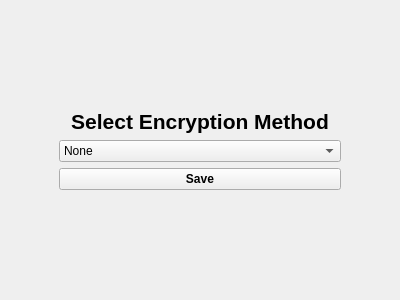
<?xml version="1.0" encoding="UTF-8"?>
<ui version="4.0">
 <class>EncryptionForm</class>
 <widget class="QCustomComponent" name="EncryptionForm">
  <property name="geometry">
   <rect>
    <x>0</x>
    <y>0</y>
    <width>400</width>
    <height>300</height>
   </rect>
  </property>
  <property name="windowTitle">
   <string>CustomComponent</string>
  </property>
  <layout class="QVBoxLayout" name="verticalLayout">
   <item alignment="Qt::AlignmentFlag::AlignHCenter|Qt::AlignmentFlag::AlignVCenter">
    <widget class="QWidget" name="widget" native="true">
     <property name="minimumSize">
      <size>
       <width>300</width>
       <height>0</height>
      </size>
     </property>
     <layout class="QVBoxLayout" name="verticalLayout_2">
      <item>
       <widget class="QLabel" name="label">
        <property name="font">
         <font>
          <pointsize>16</pointsize>
          <bold>true</bold>
         </font>
        </property>
        <property name="text">
         <string>Select Encryption Method</string>
        </property>
        <property name="alignment">
         <set>Qt::AlignmentFlag::AlignCenter</set>
        </property>
       </widget>
      </item>
      <item>
       <widget class="QComboBox" name="encryptionCombo">
        <item>
         <property name="text">
          <string>None</string>
         </property>
        </item>
        <item>
         <property name="text">
          <string>AES-256 Active</string>
         </property>
        </item>
        <item>
         <property name="text">
          <string>ChaCha20 Active</string>
         </property>
        </item>
        <item>
         <property name="text">
          <string>XOR Active</string>
         </property>
        </item>
        <item>
         <property name="text">
          <string>PBK Active</string>
         </property>
        </item>
       </widget>
      </item>
      <item>
       <widget class="QPushButton" name="saveBtn">
        <property name="font">
         <font>
          <bold>true</bold>
         </font>
        </property>
        <property name="text">
         <string>Save</string>
        </property>
       </widget>
      </item>
     </layout>
    </widget>
   </item>
  </layout>
 </widget>
 <customwidgets>
  <customwidget>
   <class>QCustomComponent</class>
   <extends>QWidget</extends>
   <header>Custom_Widgets.QCustomComponent</header>
   <container>1</container>
  </customwidget>
 </customwidgets>
 <resources/>
 <connections/>
</ui>
